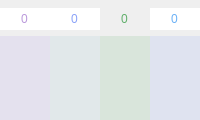
          <widget class="QWidget" name="tab_11">
           <attribute name="icon">
            <iconset>
             <normaloff>:/newPrefix/BECK EXAM/asdfas.png</normaloff>
             <activeon>:/newPrefix/BECK EXAM/asdf.png</activeon>:/newPrefix/BECK EXAM/asdfas.png</iconset>
           </attribute>
           <attribute name="title">
            <string/>
           </attribute>
           <layout class="QGridLayout" name="gridLayout_5">
            <property name="leftMargin">
             <number>0</number>
            </property>
            <property name="topMargin">
             <number>0</number>
            </property>
            <property name="rightMargin">
             <number>0</number>
            </property>
            <property name="bottomMargin">
             <number>0</number>
            </property>
            <property name="spacing">
             <number>0</number>
            </property>
            <item row="0" column="0">
             <widget class="QFrame" name="wefeContainer">
              <layout class="QGridLayout" name="gridLayout_3">
               <property name="leftMargin">
                <number>0</number>
               </property>
               <property name="topMargin">
                <number>8</number>
               </property>
               <property name="rightMargin">
                <number>0</number>
               </property>
               <property name="bottomMargin">
                <number>0</number>
               </property>
               <property name="horizontalSpacing">
                <number>0</number>
               </property>
               <item row="0" column="1">
                <widget class="QSpinBox" name="excite_spinbox">
                 <property name="toolTip">
                  <string>&lt;html&gt;&lt;head/&gt;&lt;body&gt;&lt;p&gt;FOCUS&lt;/p&gt;&lt;/body&gt;&lt;/html&gt;</string>
                 </property>
                 <property name="styleSheet">
                  <string notr="true">
    /* ///////////////////////////////////////////////////////////////
    QToolTip
    /////////////////////////////////////////////////////////////// */
    QToolTip {
        background: rgba(23,23,23, 150);
        border: 1px solid rgb(107,177,246);
        border-radius: 5px;
        padding:4px;
        text-align: left;
        color: rgb(107,177,246);
    }

    /* ///////////////////////////////////////////////////////////////
    QSpinBox
    /////////////////////////////////////////////////////////////// */
    QSpinBox {color:rgb(138,162,248);}
    QSpinBox:hover {color: rgb(198,222,255);}
    QSpinBox:focus {color: rgb(168,192,255);}
    </string>
                 </property>
                 <property name="frame">
                  <bool>false</bool>
                 </property>
                 <property name="alignment">
                  <set>Qt::AlignCenter</set>
                 </property>
                 <property name="buttonSymbols">
                  <enum>QAbstractSpinBox::NoButtons</enum>
                 </property>
                 <property name="maximum">
                  <number>10</number>
                 </property>
                </widget>
               </item>
               <item row="0" column="0">
                <widget class="QSpinBox" name="wellbeing_spinbox">
                 <property name="toolTip">
                  <string>&lt;html&gt;&lt;head/&gt;&lt;body&gt;&lt;p&gt;WELLBEING&lt;/p&gt;&lt;/body&gt;&lt;/html&gt;</string>
                 </property>
                 <property name="styleSheet">
                  <string notr="true">
/* ///////////////////////////////////////////////////////////////
QToolTip
/////////////////////////////////////////////////////////////// */
QToolTip {
    background: rgba(23,23,23, 150);
    border: 1px solid rgb(184,153,222);
    border-radius: 5px; 
    padding:4px; 
    text-align: left;
    color: rgb(184,153,222);
}

    /* ///////////////////////////////////////////////////////////////
    QSpinBox
    /////////////////////////////////////////////////////////////// */
    QSpinBox {color:rgb(186,153,219);}
    QSpinBox:hover {color: rgb(246,213,255);}
    QSpinBox:focus {color: rgb(216,183,249);}
    </string>
                 </property>
                 <property name="frame">
                  <bool>false</bool>
                 </property>
                 <property name="alignment">
                  <set>Qt::AlignCenter</set>
                 </property>
                 <property name="buttonSymbols">
                  <enum>QAbstractSpinBox::NoButtons</enum>
                 </property>
                 <property name="maximum">
                  <number>10</number>
                 </property>
                </widget>
               </item>
               <item row="0" column="3">
                <widget class="QSpinBox" name="energy_spinbox">
                 <property name="toolTip">
                  <string>&lt;html&gt;&lt;head/&gt;&lt;body&gt;&lt;p&gt;EXCITEMENT&lt;/p&gt;&lt;/body&gt;&lt;/html&gt;</string>
                 </property>
                 <property name="styleSheet">
                  <string notr="true">    /* ///////////////////////////////////////////////////////////////
    QToolTip
    /////////////////////////////////////////////////////////////// */
    QToolTip {
        background: rgba(23,23,23, 150);
        border: 1px solid rgb(138,162,248);
        border-radius: 5px;
        padding:4px;
        text-align: left;
        color: rgb(138,162,248);
    }

    /* ///////////////////////////////////////////////////////////////
    QSpinBox
    /////////////////////////////////////////////////////////////// */
    QSpinBox {color:rgb(107,177,246);}
    QSpinBox:hover {color: rgb(167,237,255);}
    QSpinBox:focus {color: rgb(137,207,255);}
    </string>
                 </property>
                 <property name="frame">
                  <bool>false</bool>
                 </property>
                 <property name="alignment">
                  <set>Qt::AlignCenter</set>
                 </property>
                 <property name="buttonSymbols">
                  <enum>QAbstractSpinBox::NoButtons</enum>
                 </property>
                 <property name="maximum">
                  <number>10</number>
                 </property>
                </widget>
               </item>
               <item row="0" column="2">
                <widget class="QSpinBox" name="focus_spinbox">
                 <property name="toolTip">
                  <string>&lt;html&gt;&lt;head/&gt;&lt;body&gt;&lt;p&gt;ENERGY&lt;/p&gt;&lt;/body&gt;&lt;/html&gt;</string>
                 </property>
                 <property name="styleSheet">
                  <string notr="true">
/* ///////////////////////////////////////////////////////////////
QToolTip
/////////////////////////////////////////////////////////////// */
QToolTip {
    background: rgba(23,23,23, 150);
    border: 1px solid rgb(104,174,102);
    border-radius: 5px; 
    padding:4px; 
    text-align: left;
    color: rgb(104,174,102);
}

/* ///////////////////////////////////////////////////////////////
QSpinBox
/////////////////////////////////////////////////////////////// */
QSpinBox {background:transparent;color:rgb(96,175,107);}
QSpinBox:hover {color: rgb(156,235,167);}
QSpinBox:focus {color: rgb(126,205,137);}
</string>
                 </property>
                 <property name="frame">
                  <bool>false</bool>
                 </property>
                 <property name="alignment">
                  <set>Qt::AlignCenter</set>
                 </property>
                 <property name="buttonSymbols">
                  <enum>QAbstractSpinBox::NoButtons</enum>
                 </property>
                 <property name="maximum">
                  <number>10</number>
                 </property>
                </widget>
               </item>
               <item row="1" column="3" rowspan="2">
                <widget class="QSlider" name="energy_slider">
                 <property name="sizePolicy">
                  <sizepolicy hsizetype="Expanding" vsizetype="Expanding">
                   <horstretch>0</horstretch>
                   <verstretch>0</verstretch>
                  </sizepolicy>
                 </property>
                 <property name="toolTip">
                  <string>&lt;html&gt;&lt;head/&gt;&lt;body&gt;&lt;p&gt;ENERGY&lt;/p&gt;&lt;/body&gt;&lt;/html&gt;</string>
                 </property>
                 <property name="styleSheet">
                  <string notr="true">
    /* ///////////////////////////////////////////////////////////////
    QToolTip
    /////////////////////////////////////////////////////////////// */
    QToolTip {
        background: rgba(23,23,23, 150);
        border: 1px solid rgb(138,162,248);
        border-radius: 5px;
        padding:4px;
        text-align: left;
        color: rgb(138,162,248);
    }
    

/* ///////////////////////////////////////////////////////////////
QSlider Colors
/////////////////////////////////////////////////////////////// */

QSlider::handle:vertical {
background:rgb(137,163,248);}
QSlider::handle:vertical:hover {background:rgb(177,203,255);}
QSlider::handle:vertical:pressed {background:rgb(87,113,198);}
QSlider::groove:vertical:hover {background:rgba(137,163,248,0.25);}
QSlider::groove:vertical {background:rgba(137,163,248,0.15);}</string>
                 </property>
                 <property name="maximum">
                  <number>10</number>
                 </property>
                </widget>
               </item>
               <item row="1" column="2" rowspan="2">
                <widget class="QSlider" name="focus_slider">
                 <property name="sizePolicy">
                  <sizepolicy hsizetype="Expanding" vsizetype="Expanding">
                   <horstretch>0</horstretch>
                   <verstretch>0</verstretch>
                  </sizepolicy>
                 </property>
                 <property name="toolTip">
                  <string>&lt;html&gt;&lt;head/&gt;&lt;body&gt;&lt;p&gt;FOCUS&lt;/p&gt;&lt;/body&gt;&lt;/html&gt;</string>
                 </property>
                 <property name="styleSheet">
                  <string notr="true">
/* ///////////////////////////////////////////////////////////////
QToolTip
/////////////////////////////////////////////////////////////// */
QToolTip {
    background: rgba(23,23,23, 150);
    border: 1px solid rgb(104,174,102);
    border-radius: 5px; 
    padding:4px; 
    text-align: left;
    color: rgb(104,174,102);
}

/* ////////////////////////////////////////////////////////////////////////
energy slider
//////////////////////////////////////////////////////////////////////// */
QSlider::handle:vertical {
background:rgb(96,174,106);}
QSlider::groove:vertical {background:rgba(96,174,106, 0.15);}
QSlider::handle:vertical:hover {background:rgb(126,204,136);}
QSlider::handle:vertical:pressed {background:rgb(76,154,86);}
QSlider::groove:vertical:hover {background:rgba(96,174,106,0.35);}
</string>
                 </property>
                 <property name="maximum">
                  <number>10</number>
                 </property>
                 <property name="invertedAppearance">
                  <bool>false</bool>
                 </property>
                 <property name="invertedControls">
                  <bool>false</bool>
                 </property>
                 <property name="tickPosition">
                  <enum>QSlider::NoTicks</enum>
                 </property>
                </widget>
               </item>
               <item row="1" column="1" rowspan="2">
                <widget class="QSlider" name="excite_slider">
                 <property name="sizePolicy">
                  <sizepolicy hsizetype="Expanding" vsizetype="Expanding">
                   <horstretch>0</horstretch>
                   <verstretch>0</verstretch>
                  </sizepolicy>
                 </property>
                 <property name="toolTip">
                  <string>&lt;html&gt;&lt;head/&gt;&lt;body&gt;&lt;p&gt;EXCITEMENT&lt;/p&gt;&lt;/body&gt;&lt;/html&gt;</string>
                 </property>
                 <property name="styleSheet">
                  <string notr="true">
    /* ///////////////////////////////////////////////////////////////
    QToolTip
    /////////////////////////////////////////////////////////////// */
    QToolTip {
        background: rgba(23,23,23, 150);
        border: 1px solid rgb(107,177,246);
        border-radius: 5px;
        padding:4px;
        text-align: left;
        color: rgb(107,177,246);
    }
    



/* ///////////////////////////////////////////////////////////////
QSlider Colors
/////////////////////////////////////////////////////////////// */

QSlider::handle:vertical {
background:rgb(150,194,206);}
QSlider::handle:vertical:hover {background:rgb(190,234,246);}
QSlider::handle:vertical:pressed {background:rgb(100,144,156);}
QSlider::groove:vertical:hover {background:rgba(150,194,206,0.25);}
QSlider::groove:vertical {background:rgba(150,194,206,0.15);}

        </string>
                 </property>
                 <property name="maximum">
                  <number>10</number>
                 </property>
                 <property name="invertedAppearance">
                  <bool>false</bool>
                 </property>
                 <property name="invertedControls">
                  <bool>false</bool>
                 </property>
                 <property name="tickPosition">
                  <enum>QSlider::NoTicks</enum>
                 </property>
                </widget>
               </item>
               <item row="1" column="0" rowspan="2">
                <widget class="QSlider" name="wellbeing_slider">
                 <property name="sizePolicy">
                  <sizepolicy hsizetype="Expanding" vsizetype="Expanding">
                   <horstretch>0</horstretch>
                   <verstretch>0</verstretch>
                  </sizepolicy>
                 </property>
                 <property name="toolTip">
                  <string>&lt;html&gt;&lt;head/&gt;&lt;body&gt;&lt;p&gt;WELLBEING&lt;/p&gt;&lt;/body&gt;&lt;/html&gt;</string>
                 </property>
                 <property name="styleSheet">
                  <string notr="true">
    /* ///////////////////////////////////////////////////////////////
    QToolTip
    /////////////////////////////////////////////////////////////// */
    QToolTip {
        background: rgba(23,23,23, 150);
        border: 1px solid rgb(171,143,238);
        border-radius: 5px;
        padding:4px;
        text-align: left;
        color: rgb(171,143,238);
    }
    

/* ///////////////////////////////////////////////////////////////
QSlider Colors
/////////////////////////////////////////////////////////////// */

QSlider::handle:vertical {
background:rgb(171,145,238);}
QSlider::handle:vertical:hover {background:rgb(211,185,255);}
QSlider::handle:vertical:pressed {
background:rgb(121,95,188);}
QSlider::groove:vertical:hover {background:rgba(171,145,238,0.25);}
QSlider::groove:vertical {background:rgba(171,145,238,0.15);}
</string>
                 </property>
                 <property name="maximum">
                  <number>10</number>
                 </property>
                 <property name="invertedAppearance">
                  <bool>false</bool>
                 </property>
                 <property name="invertedControls">
                  <bool>false</bool>
                 </property>
                 <property name="tickPosition">
                  <enum>QSlider::NoTicks</enum>
                 </property>
                </widget>
               </item>
              </layout>
             </widget>
            </item>
           </layout>
          </widget>
